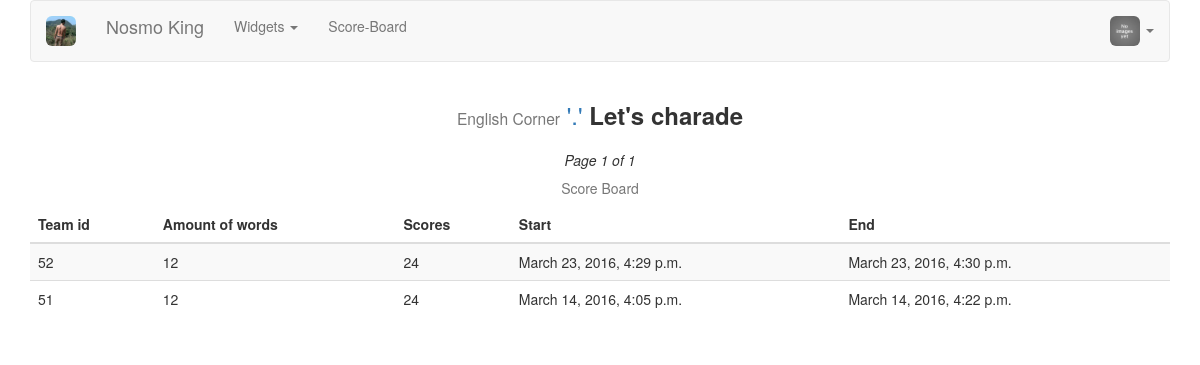
/charade/board/ (signed in), run on the app's committed database.
### accounts/models.py (models this page shows, shortened)
class Player(models.Model):
    user = models.OneToOneField(User, on_delete=models.CASCADE)
    avator = models.ImageField(upload_to='avators', default='avators/default.png', blank=True)
    gender = models.CharField(max_length=20, default='Secret')
    nickname = models.CharField(max_length=40, default='New Player')

### charade/models.py (models this page shows, shortened)
class GameScoreBoard(models.Model):
    amount = models.IntegerField(_('Amount of words'), default=0)
    scores = models.IntegerField(_('Total Points'), default=0)
    dt_start = models.DateTimeField(_('Start'), auto_now_add=True)
    dt_end = models.DateTimeField(_('End'), auto_now=True)

### charade/views.py (the view)
@login_required
def game_board(request):
    game_score_board = GameScoreBoard.objects.order_by('-dt_start')
    paginator = Paginator(game_score_board, 5)
    page = request.GET.get('page')
    try:
        board = paginator.page(page)
    except PageNotAnInteger:
        board = paginator.page(1)
    except EmptyPage:
        board = paginator.page(paginator.num_pages)
    context = {'board': board}
    return render(request, 'charade/board.html', context)

### charade/templates/charade/board.html (shortened to what this page needs)
{% extends 'charade/base.html' %}
{% load i18n %}
{% block content %}
{% if board %}
<div class="row text-center">
    <em>Page {{ board.number }} of {{ board.paginator.num_pages }}</em>
</div>
<div class="table-responsive">
    <table class="table table-striped">
        <caption class="text-center">{% trans 'Score Board' %}</caption>
        <thead>
            <tr>
                <th>{% trans 'Team id' %}</th>
                <th>{% trans 'Amount of words' %}</th>
                <th>{% trans 'Scores' %}</th>
                <th>{% trans 'Start' %}</th>
                <th>{% trans 'End' %}</th>
            </tr>
        </thead>
        <tbody>
        {% for b in board %}
            <tr>
                <td>{{ b.id }}</a></td>
                <td>{{ b.amount }}</a></td>
                <td>{{ b.scores }}</a></td>
                <td>{{ b.dt_start }}</a></td>
                <td>{{ b.dt_end }}</a></td>
            </tr>
        {% endfor %}
        </tbody>
    </table>
</div>
{% else %}
<div class="row text-info text-center">
    <p><strong>{% trans 'Not available.' %}<strong></p>
</div>
{% endif %}
{% endblock %}

### charade/templates/charade/nav.html (shortened to what this page needs)
{% load i18n static %}
    <nav class="navbar navbar-default" role="navigation">
        <div class="navbar-header">
            <a class="navbar-brand" href="/">
                <img class="img-rounded img-avatar" src="{% static 'charade/images/avatar.jpg' %}" alt="Home" title="{% trans 'Back Home? Click me.' %}" />
            </a>
            <a class="navbar-brand" href="/">
                Nosmo King
            </a>
        </div>
        <div class="collapse navbar-collapse" id="navbar-need-collapsed">
            <ul class="nav navbar-nav">
                <li class="dropdown">
                    <a href="#" class="dropdown-toggle" data-toggle="dropdown">
                       {% trans 'Widgets' %}
                       <b class="caret"></b>
                    </a>
                </li>
                <li>
                    <a href="{% url 'charade:game_board' %}" title="{% trans 'Login needed' %}">{% trans 'Score-Board' %}</a>
                </li>
            </ul>
            <ul class="nav navbar-nav navbar-right">
            {% if user.is_authenticated %}
                <li class="dropdown">
                    <a href="#" class="dropdown-toggle" data-toggle="dropdown">
                        <img class="img-rounded img-avatar" src="{% get_media_prefix %}{{ user.player.avator }}" title="{% trans 'View profile' %}">
                       <b class="caret"></b>
                    </a>
                </li>
            {% else %}
                <li>
                    <a href="{% url 'accounts:login'%}" class="navbar-link">
                        {% trans 'Sign in' %}
                    </a>
                </li>
            {% endif %}
            </ul>
        </div>
    </nav>

### charade/static/charade/css/charade-base.css (style rules this page uses)
.img-avatar { width: 30px; height: 30px; }

### data on the page
GameScoreBoard: id "52", amount "12", scores "24", dt_start "March 23, 2016, 4:29 p.m.", dt_end "March 23, 2016, 4:30 p.m."
GameScoreBoard: id "51", amount "12", scores "24", dt_start "March 14, 2016, 4:05 p.m.", dt_end "March 14, 2016, 4:22 p.m."

### other printed values
{{ board.number }} "1"
{{ board.paginator.num_pages }} "1"
